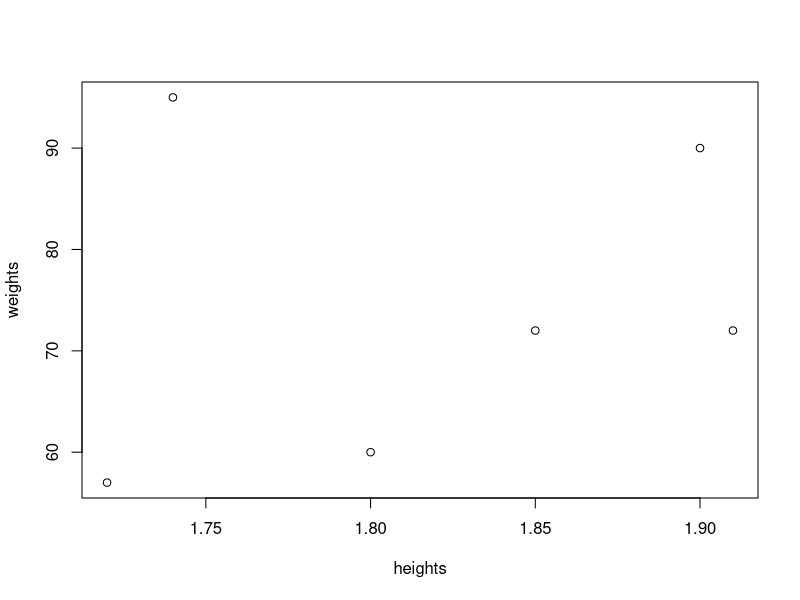
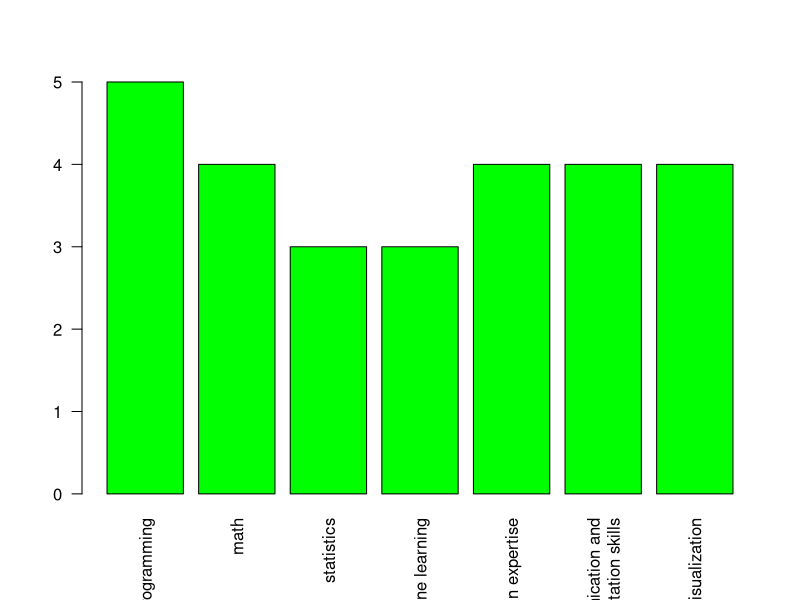

R code for these plots, in order:
## ---- chunk 1
# log of positive number
x = log(2)
print(x)
#default base is exponential function
x = log(exp(2))
print(x)
#switch to base 10
x = log(2, 10)
print(x)
x = log10(2)
print(x)
#range of exponential function is non-negative 
x = log(-1)
#square root
x = sqrt(4)
print(x)
# 15 random variable vector 
x = rnorm(15)
print(x)
m = mean(x)
s = sd(x)
print(sprintf('mean=%s stDev=%s', m, s))
# 15 random variable vector (mean = 10, sd = 2)
x = rnorm(15, mean=10, sd=2)
print(x)
m = mean(x)
s = sd(x)
print(sprintf('mean=%s stDev=%s', m, s))
#sample mean and variance will differ from generated distrubution. 
#increasing sample size will reduce variance
x = rnorm(150000)
m = mean(x)
s = sd(x)
print(sprintf('mean=%s stDev=%s', m, s))
#weights
weights = c(60, 72, 57, 90, 95, 72)
#heights
heights = c(1.80, 1.85, 1.72, 1.90, 1.74, 1.91)
#bmi
bmi = weights/heights
#plot shows a quasi-linear relationsip between height and weight
plot(heights, weights)
#average weight
avg_weight = mean(weights)
print(sprintf('average weight=%skg', avg_weight))
weight_minus_mean = weights - avg_weight
print(weight_minus_mean)
print(sprintf('mean of weights minus mean=%s', mean(weight_minus_mean)))
data_frame = data.frame('Catgories'=c('computer programming', 'math', 'statistics', 'machine learning', 'domain expertise', 'communication and
presentation skills', 'data visualization'), 'Values'=c(5, 4, 3, 3, 4, 4, 4))
print(data_frame)
barplot('colnames<-'(t(data_frame[-1]), data_frame[,1]), las=2, col = c("green"))
